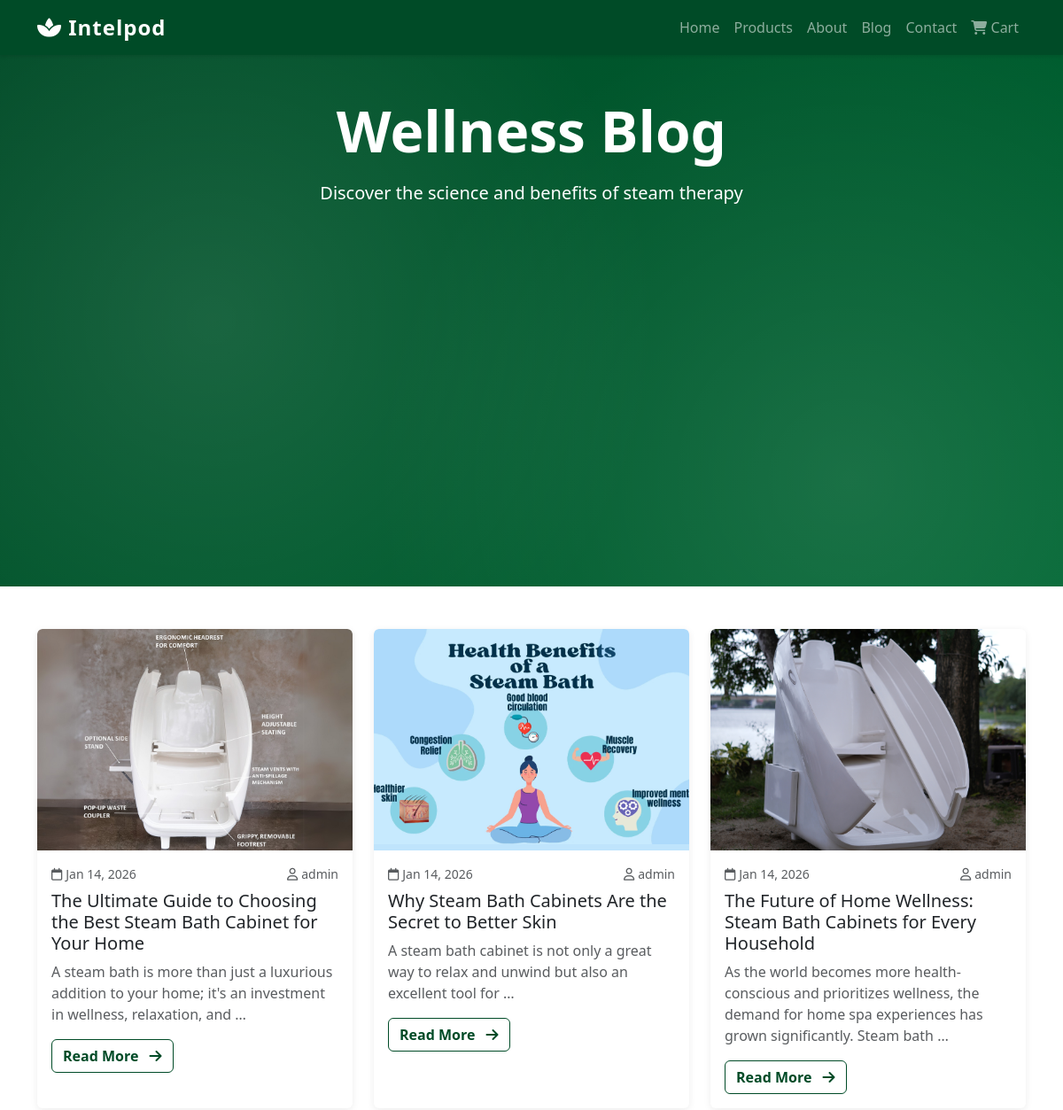
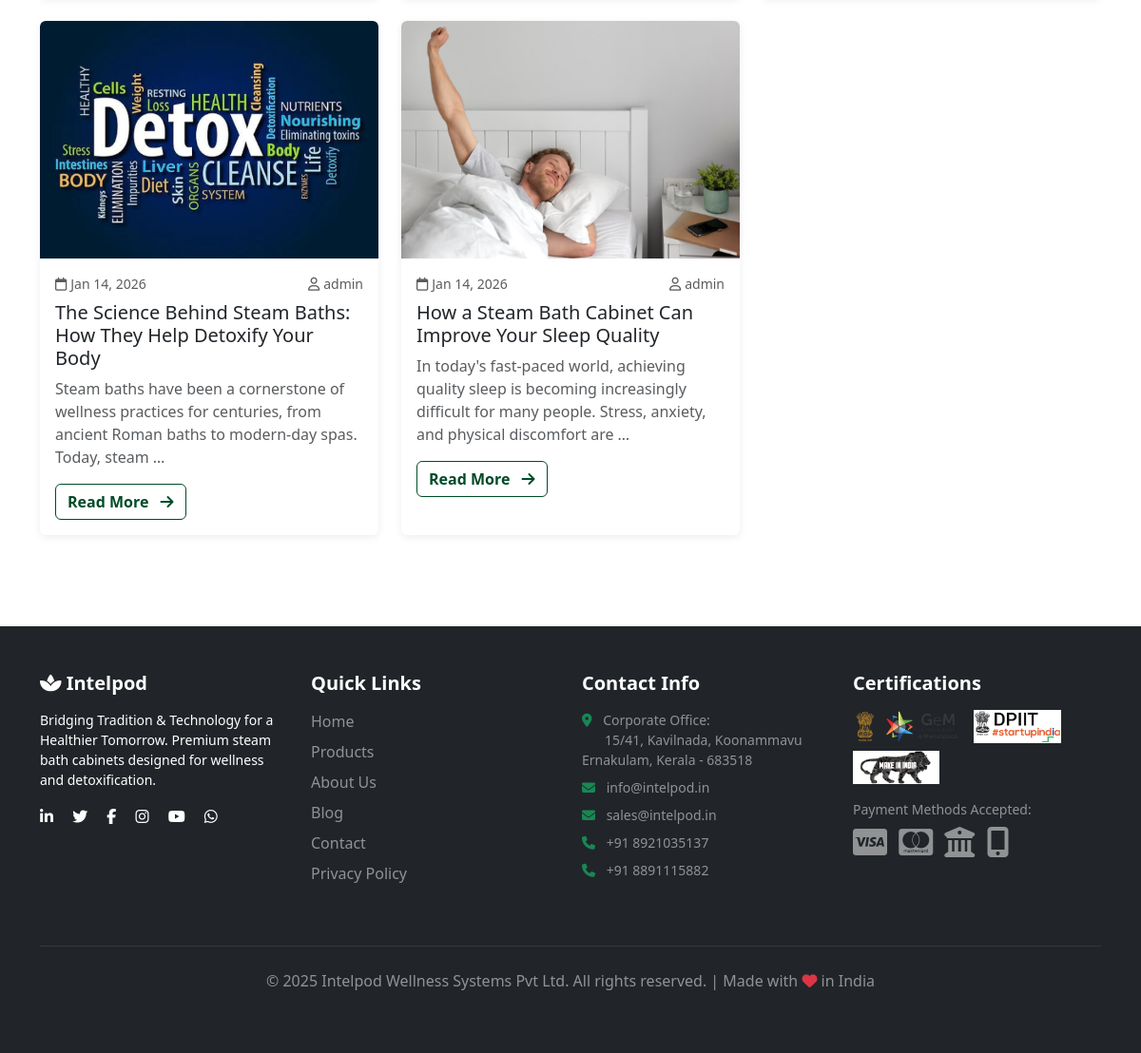
Screenshot of /blog/ with the database file from the repository (2 pictures, top to bottom).
### products/models.py (models this page shows, shortened)
class BlogPost(models.Model):
    title = models.CharField(max_length=200)
    slug = models.SlugField(max_length=200, unique=True)
    featured_image = models.ImageField(upload_to='blog/', null=True, blank=True)
    excerpt = models.TextField(max_length=300, help_text="Short description for blog listing")
    content = models.TextField()
    author = models.ForeignKey(User, on_delete=models.SET_NULL, null=True, related_name='blog_posts')
    published_date = models.DateTimeField(auto_now_add=True)
    updated_at = models.DateTimeField(auto_now=True)
    published = models.BooleanField(default=True)
    meta_title = models.CharField(max_length=200, blank=True)
    meta_description = models.TextField(blank=True)
    class Meta:
        ordering = ['-published_date']

### products/views.py (the view)
# urls.py: path('blog/', views.blog_list, name='blog_list'),
def blog_list(request):
    from .models import BlogPost
    blog_posts = BlogPost.objects.filter(published=True)
    context = {
        'blog_posts': blog_posts,
    }
    return render(request, 'products/blog_list.html', context)

### products/cart.py (called while the page is built)
    def __len__(self):
        return sum(item['quantity'] for item in self.cart.values())

### products/context_processors.py (called while the page is built)
def cart_context(request):
    return {'cart': Cart(request)}

### templates/products/blog_list.html (shortened to what this page needs)
{% extends 'base.html' %}
{% load static %}
{% block content %}
<section class="hero-section py-5">
    <div class="container">
        <div class="row align-items-center">
            <div class="col-lg-12 text-center text-white" data-aos="fade-down">
                <h1 class="display-3 fw-bold mb-3">Wellness Blog</h1>
                <p class="lead">Discover the science and benefits of steam therapy</p>
            </div>
        </div>
    </div>
</section>
<section class="py-5 bg-white">
    <div class="container">
        <div class="row g-4">
            {% for post in blog_posts %}
            <div class="col-md-6 col-lg-4">
                <div class="card h-100 border-0 shadow-sm product-card">
                    {% if post.featured_image %}
                    <img src="{{ post.featured_image.url }}" class="card-img-top" alt="{{ post.title }}" style="height: 250px; object-fit: cover;">
                    {% else %}
                    <div class="card-img-top bg-primary d-flex align-items-center justify-content-center" style="height: 250px;">
                        <i class="fas fa-blog fa-4x text-white"></i>
                    </div>
                    {% endif %}
                    <div class="card-body">
                        <div class="d-flex justify-content-between align-items-center mb-2">
                            <small class="text-muted"><i class="far fa-calendar me-1"></i>{{ post.published_date|date:"M d, Y" }}</small>
                            {% if post.author %}
                            <small class="text-muted"><i class="far fa-user me-1"></i>{{ post.author.get_full_name|default:post.author.username }}</small>
                            {% endif %}
                        </div>
                        <h5 class="card-title">{{ post.title }}</h5>
                        <p class="card-text text-muted">{{ post.excerpt|truncatewords:20 }}</p>
                        <a href="{% url 'blog_detail' post.slug %}" class="btn btn-outline-primary">
                            Read More <i class="fas fa-arrow-right ms-2"></i>
                        </a>
                    </div>
                </div>
            </div>
            {% empty %}
            <div class="col-12 text-center py-5">
                <i class="fas fa-blog fa-4x text-muted mb-3"></i>
                <h3 class="text-muted">No blog posts yet</h3>
                <p class="text-muted">Check back soon for wellness insights and tips!</p>
            </div>
            {% endfor %}
        </div>
    </div>
</section>
{% endblock %}

### templates/base.html (shortened to what this page needs)
{% load static %}
<!DOCTYPE html>
<html lang="en">
<head>
    <link href="https://cdn.jsdelivr.net/npm/bootstrap@5.3.2/dist/css/bootstrap.min.css" rel="stylesheet">
    <link rel="stylesheet" href="https://cdnjs.cloudflare.com/ajax/libs/font-awesome/6.5.1/css/all.min.css">
    <link rel="stylesheet" href="{% static 'css/style.css' %}">
</head>
<body>
    <nav class="navbar navbar-expand-lg navbar-dark bg-dark sticky-top">
        <div class="container">
            <a class="navbar-brand fw-bold" href="{% url 'home' %}">
                <i class="fas fa-spa"></i> Intelpod
            </a>
            <div class="collapse navbar-collapse" id="navbarNav">
                <ul class="navbar-nav ms-auto">
                    <li class="nav-item">
                        <a class="nav-link" href="{% url 'home' %}">Home</a>
                    </li>
                    <li class="nav-item">
                        <a class="nav-link" href="{% url 'product_list' %}">Products</a>
                    </li>
                    <li class="nav-item">
                        <a class="nav-link" href="{% url 'about' %}">About</a>
                    </li>
                    <li class="nav-item">
                        <a class="nav-link" href="{% url 'blog_list' %}">Blog</a>
                    </li>
                    <li class="nav-item">
                        <a class="nav-link" href="{% url 'contact' %}">Contact</a>
                    </li>
                    <li class="nav-item">
                        <a class="nav-link position-relative" href="{% url 'cart_detail' %}">
                            <i class="fas fa-shopping-cart"></i> Cart
                        </a>
                    </li>
                </ul>
            </div>
        </div>
    </nav>
    <main>
        {% block content %}{% endblock %}
    </main>
    <footer class="bg-dark text-white mt-5">
        <div class="container py-5">
            <div class="row">
                <div class="col-md-3 mb-4">
                    <h5 class="fw-bold mb-3"><i class="fas fa-spa"></i> Intelpod</h5>
                    <p class="small">Bridging Tradition & Technology for a Healthier Tomorrow. Premium steam bath cabinets designed for wellness and detoxification.</p>
                    <div class="social-links mt-3">
                        <a href="https://www.linkedin.com/company/intelpod" target="_blank" class="text-white me-3" title="LinkedIn"><i class="fab fa-linkedin-in"></i></a>
                        <a href="https://twitter.com/intelpod" target="_blank" class="text-white me-3" title="Twitter"><i class="fab fa-twitter"></i></a>
                        <a href="https://www.facebook.com/intelpod" target="_blank" class="text-white me-3" title="Facebook"><i class="fab fa-facebook-f"></i></a>
                        <a href="https://www.instagram.com/intelpod" target="_blank" class="text-white me-3" title="Instagram"><i class="fab fa-instagram"></i></a>
                        <a href="https://www.youtube.com/@intelpod" target="_blank" class="text-white me-3" title="YouTube"><i class="fab fa-youtube"></i></a>
                        <a href="https://wa.me/918921035137" target="_blank" class="text-white" title="WhatsApp"><i class="fab fa-whatsapp"></i></a>
                    </div>
                </div>
                <div class="col-md-3 mb-4">
                    <h5 class="fw-bold mb-3">Quick Links</h5>
                    <ul class="list-unstyled">
                        <li class="mb-2"><a href="{% url 'home' %}" class="text-white-50 text-decoration-none hover-link">Home</a></li>
                        <li class="mb-2"><a href="{% url 'product_list' %}" class="text-white-50 text-decoration-none hover-link">Products</a></li>
                        <li class="mb-2"><a href="{% url 'about' %}" class="text-white-50 text-decoration-none hover-link">About Us</a></li>
                        <li class="mb-2"><a href="{% url 'blog_list' %}" class="text-white-50 text-decoration-none hover-link">Blog</a></li>
                        <li class="mb-2"><a href="{% url 'contact' %}" class="text-white-50 text-decoration-none hover-link">Contact</a></li>
                        <li class="mb-2"><a href="{% url 'privacy_policy' %}" class="text-white-50 text-decoration-none hover-link">Privacy Policy</a></li>
                    </ul>
                </div>
                <div class="col-md-3 mb-4">
                    <h5 class="fw-bold mb-3">Contact Info</h5>
                    <ul class="list-unstyled text-white-50 small">
                        <li class="mb-2"><i class="fas fa-map-marker-alt me-2 text-success"></i> Corporate Office:<br>
                            <span class="ms-4">15/41, Kavilnada, Koonammavu<br>Ernakulam, Kerala - 683518</span>
                        </li>
                        <li class="mb-2"><i class="fas fa-envelope me-2 text-success"></i> info@intelpod.in</li>
                        <li class="mb-2"><i class="fas fa-envelope me-2 text-success"></i> sales@intelpod.in</li>
                        <li class="mb-2"><i class="fas fa-phone me-2 text-success"></i> +91 8921035137</li>
                        <li class="mb-2"><i class="fas fa-phone me-2 text-success"></i> +91 8891115882</li>
                    </ul>
                </div>
                <div class="col-md-3 mb-4">
                    <h5 class="fw-bold mb-3">Certifications</h5>
                    <div class="d-flex flex-wrap gap-2 mb-3">
                        <img src="{% static 'images/gem-certificate.png' %}" alt="GeM Certificate" style="height: 35px;" title="GeM Certificate">
                        <img src="{% static 'images/startup-india.png' %}" alt="Startup India" style="height: 35px;" title="Startup India">
                        <img src="{% static 'images/make-in-india.png' %}" alt="Make in India" style="height: 35px;" title="Make in India">
                    </div>
                    <p class="small text-white-50 mb-0">Payment Methods Accepted:</p>
                    <div class="mt-2">
                        <i class="fab fa-cc-visa fa-2x text-white-50 me-2" title="Visa"></i>
                        <i class="fab fa-cc-mastercard fa-2x text-white-50 me-2" title="Mastercard"></i>
                        <i class="fas fa-university fa-2x text-white-50 me-2" title="Bank Transfer"></i>
                        <i class="fas fa-mobile-alt fa-2x text-white-50" title="UPI"></i>
                    </div>
                </div>
            </div>
            <hr class="border-secondary my-4">
            <div class="text-center text-white-50">
                <p>&copy; 2025 Intelpod Wellness Systems Pvt Ltd. All rights reserved. | Made with <i class="fas fa-heart text-danger"></i> in India</p>
            </div>
        </div>
    </footer>
</body>
</html>

### static/css/style.css (style rules this page uses)
:root { --primary-color: #004b27; --primary-dark: #003319; --primary-light: #006633; --secondary-color: #28a745; --text-dark: #212529; --text-muted: #6c757d; --bg-light: #f8f9fa; }
body { font-family: 'Segoe UI', Tahoma, Geneva, Verdana, sans-serif; color: var(--text-dark); }
.navbar { background-color: var(--primary-color) !important; box-shadow: 0 2px 4px rgba(0,0,0,0.1); }
.navbar-brand { font-size: 1.5rem; letter-spacing: 1px; }
.nav-link { font-weight: 500; transition: color 0.3s ease; }
.btn-outline-primary { color: var(--primary-color); border-color: var(--primary-color); font-weight: 600; }
.hero-section { background: linear-gradient(135deg, var(--primary-color) 0%, var(--primary-light) 100%); min-height: 600px; padding: 80px 0; position: relative; overflow: hidden; }
.hero-section::before { content: ''; position: absolute; top: 0; left: 0; right: 0; bottom: 0; background: radial-gradient(circle at 20% 50%, rgba(255,255,255,0.1) 0%, transparent 50%), radial-gradient(circle at 80% 80%, rgba(255,255,255,0.1) 0%, transparent 50%); animation: pulse 4s ease-in-out infinite; }
.hero-section .container { position: relative; z-index: 1; }
.product-card { transition: all 0.4s cubic-bezier(0.175, 0.885, 0.32, 1.275); overflow: hidden; position: relative; }
.product-card::before { content: ''; position: absolute; top: 0; left: -100%; width: 100%; height: 100%; background: linear-gradient(90deg, transparent, rgba(255,255,255,0.2), transparent); transition: left 0.5s; z-index: 1; }
.product-card .card-img-top { height: 300px; object-fit: cover; transition: all 0.5s ease; }
.product-card .card-body { transition: all 0.3s ease; }
.product-card .btn { transition: all 0.3s ease; position: relative; overflow: hidden; }
.product-card .btn::before { content: ''; position: absolute; top: 50%; left: 50%; width: 0; height: 0; border-radius: 50%; background: rgba(255,255,255,0.3); transform: translate(-50%, -50%); transition: width 0.6s, height 0.6s; }
.shadow-sm { box-shadow: 0 0.125rem 0.5rem rgba(0,0,0,0.075) !important; }
.animate-fade-in { animation: fadeIn 0.8s ease-out; }

### rows the page displays
BlogPost: featured_image (picture), published_date "Jan 14, 2026", author.get_full_name "admin", title "The Ultimate Guide to Choosing the Best Steam Bath Cabinet for Your Home", excerpt "A steam bath is more than just a luxurious addition to your home; it's an investment in wellness, relaxation, and …"
BlogPost: featured_image (picture), published_date "Jan 14, 2026", author.get_full_name "admin", title "Why Steam Bath Cabinets Are the Secret to Better Skin", excerpt "A steam bath cabinet is not only a great way to relax and unwind but also an excellent tool for …"
BlogPost: featured_image (picture), published_date "Jan 14, 2026", author.get_full_name "admin", title "The Future of Home Wellness: Steam Bath Cabinets for Every Household", excerpt "As the world becomes more health-conscious and prioritizes wellness, the demand for home spa experiences has grown significantly. Steam bath …"
BlogPost: featured_image (picture), published_date "Jan 14, 2026", author.get_full_name "admin", title "The Science Behind Steam Baths: How They Help Detoxify Your Body", excerpt "Steam baths have been a cornerstone of wellness practices for centuries, from ancient Roman baths to modern-day spas. Today, steam …"
BlogPost: featured_image (picture), published_date "Jan 14, 2026", author.get_full_name "admin", title "How a Steam Bath Cabinet Can Improve Your Sleep Quality", excerpt "In today's fast-paced world, achieving quality sleep is becoming increasingly difficult for many people. Stress, anxiety, and physical discomfort are …"
